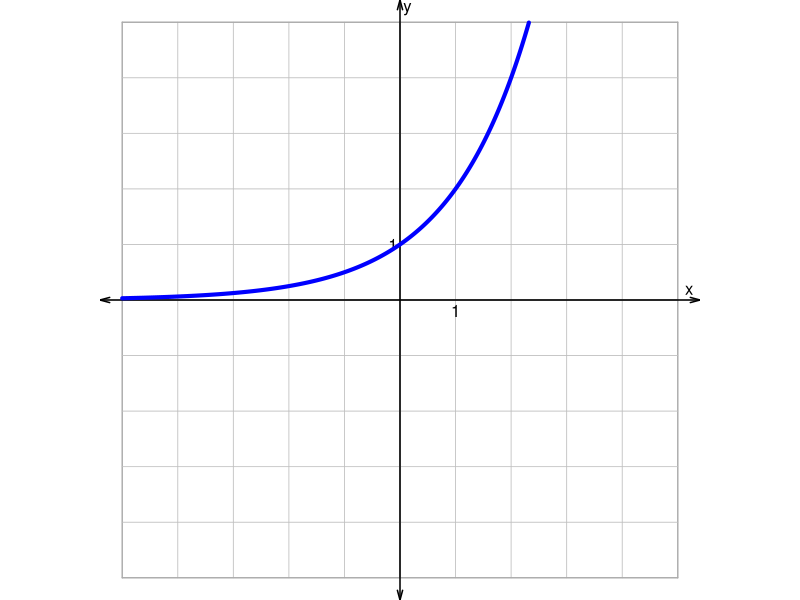
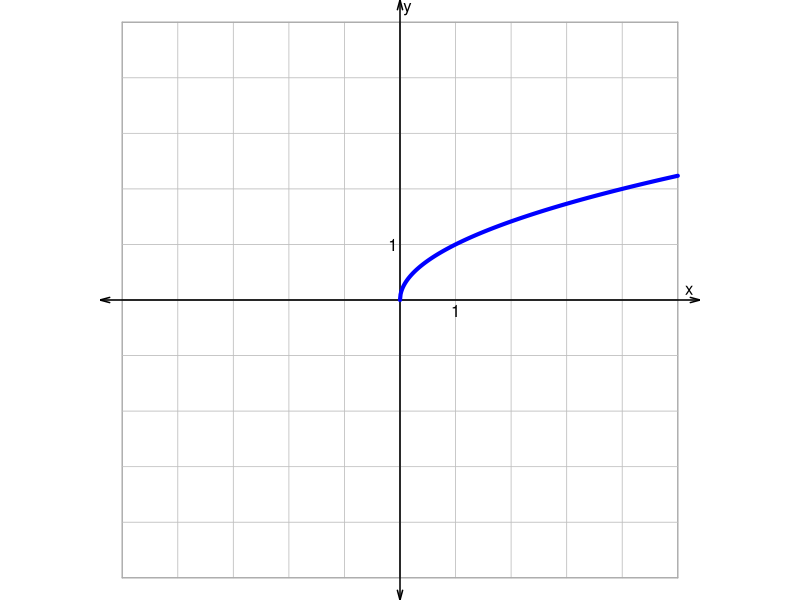
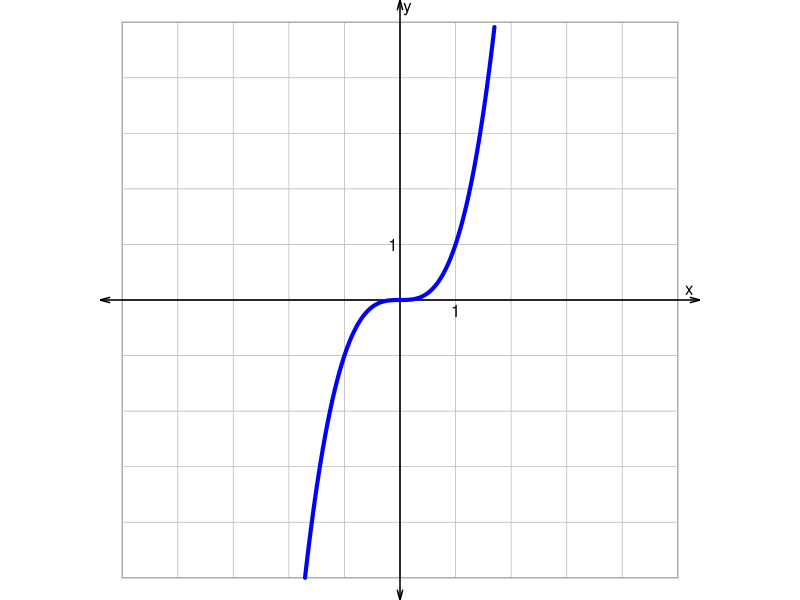
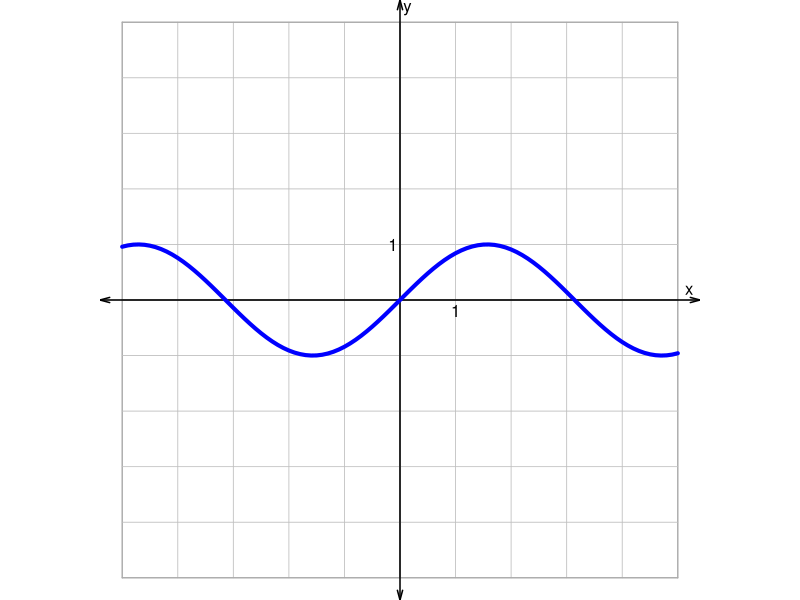
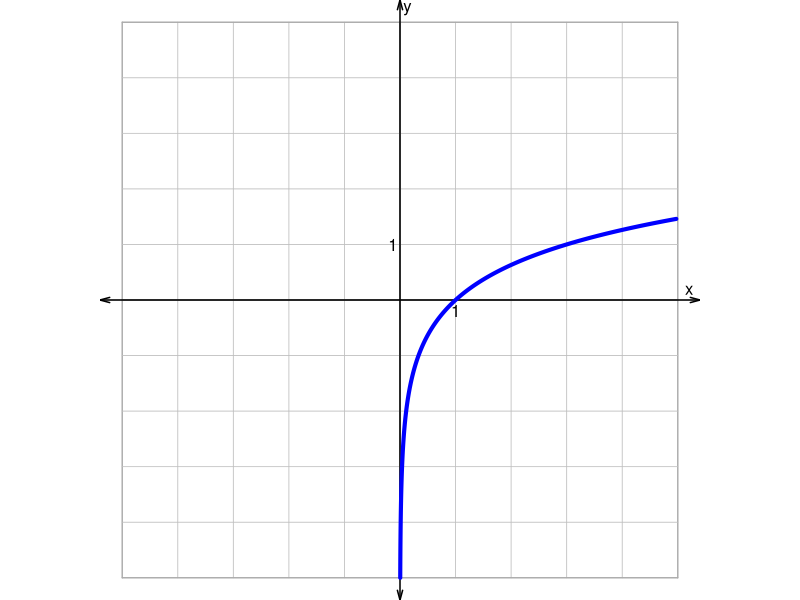
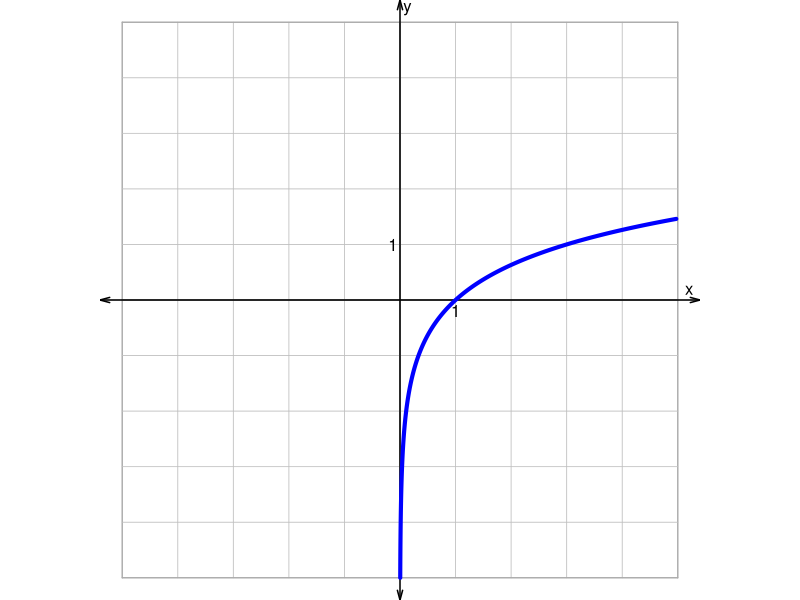
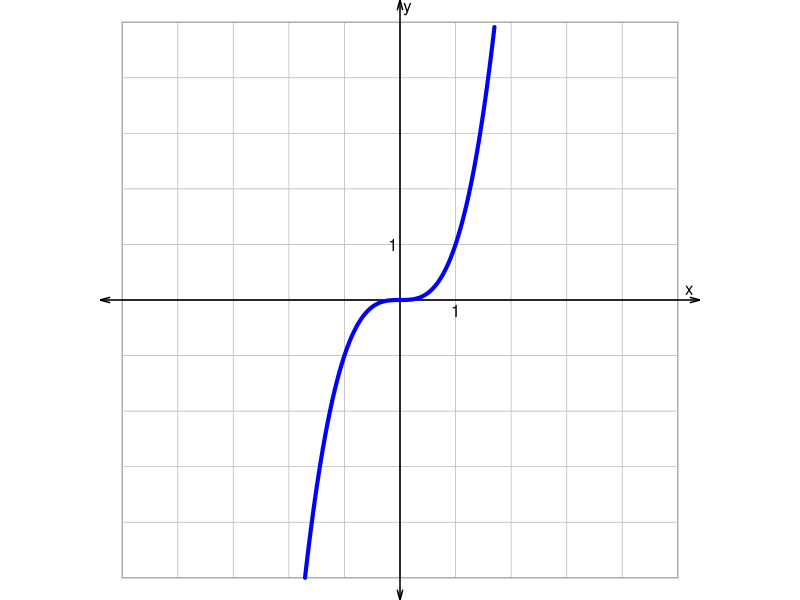
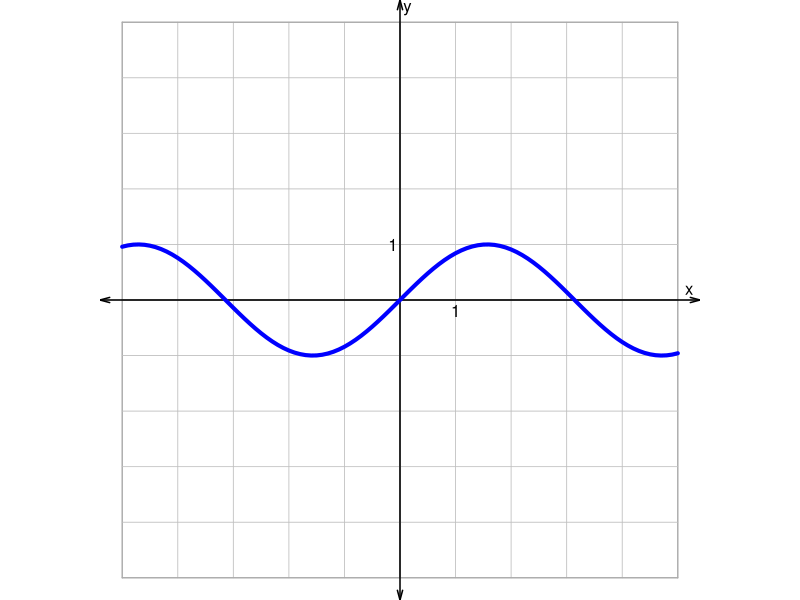

Source code (R) for these figures, in order: (Note: this script raises an error after producing the figures.)
ques = ""
sols = ""

#1  abs(x)
#2  sqrt(x)
#3  x^2
#4  cbrt(x)
#5  x^3
#6  2^x
#7  3^x
#8  log2(x)
#9  log3(x)
#10 1/x
#11 cos(x)
#12 sin(x)

# abs(x)
x1 = list(seq(-5,5,0.1))
y1 = list(abs(x1[[1]]))

# sqrt(x)
x2 = list(seq(0,5,0.01))
y2 = list(sqrt(x2[[1]]))

# x^2
x3 = list(seq(-sqrt(5),sqrt(5),0.01))
y3 = list(x3[[1]]^2)

# cbrt(x)
y4 = list(seq(-5^(1/3),5^(1/3),0.01))
x4 = list(y4[[1]]^3)

# x^3
x5 = list(seq(-5^(1/3),5^(1/3),0.01))
y5 = list(x5[[1]]^3)

# 2^x
x6 = list(seq(-5,log(5)/log(2),0.01))
y6 = list(2^x6[[1]])

# 3^x
x7 = list(seq(-5,log(5)/log(3),0.01))
y7 = list(3^x7[[1]])

# log2(x)
y8 = list(seq(-5,log(5)/log(2),0.01))
x8 = list(2^y8[[1]])

# log3(x)
y9 = list(seq(-5,log(5)/log(3),0.01))
x9 = list(3^y9[[1]])

# 1/x
x10 = list(seq(-5,-1/5,0.01),seq(1/5,5,0.01))
y10 = list(1/x10[[1]],1/x10[[2]])

# cos(x)
x11 = list(seq(-5,5,0.1))
y11 = list(cos(x11[[1]]))

# sin(x)
x12 = list(seq(-5,5,0.1))
y12 = list(sin(x12[[1]]))

xs = list(x1,x2,x3,x4,x5,x6,x7,x8,x9,x10,x11,x12)
ys = list(y1,y2,y3,y4,y5,y6,y7,y8,y9,y10,y11,y12)

for(i in 1:200){
    ns = sample(1:12,4)
    nc = sample(ns,1)
    x = xs[[nc]]
    y = ys[[nc]]
    png(paste0("p1/p_",sprintf("%04d",i),".png"),500,300)
    par(mar=c(0,0,0,0),pty="s")
    plot(0,0,"n",axes=F,ann=F,xlim=c(-5,5),ylim=c(-5,5))
    for(xx in seq(-5,5,1)){
        lines(c(xx,xx),c(-5,5),col="grey",lwd=0.8)
        if(xx%%5==0){
            lines(c(xx,xx),c(-5,5),col="darkgrey",lwd=1.2) 
        }
    }
    for(yy in seq(-5,5,1)){
        lines(c(-5,5),c(yy,yy),col="grey",lwd=0.8)    
    }
    for(yy in seq(-5,5,5)){
        lines(c(-5,5),c(yy,yy),col="darkgrey",lwd=1.2)    
    }
    arrows(-5.4,0,5.4,0,0.1,15,3,lwd=1.5)
    arrows(0,-5.4,0,5.4,0.1,15,3,lwd=1.5)
    text(5.2,0,"x",adj=c(0.5,-0.4))
    text(1,0,"1",adj=c(0.5,1.3))
    text(0,5.3,"y",adj=c(-0.4,0.5))
    text(0,1,"1",adj=c(1.3,0.5))
    for(ii in 1:length(x)){
        lines(x[[ii]],y[[ii]],col="blue",lwd=4)
    }
    dev.off()
    s = paste0(c(ns,which(ns==nc)),collapse="&")
    sols = paste0(sols,s,"\n")
}

fileConn<-file("p1/data.txt")
writeLines(sols, fileConn)
close(fileConn)
